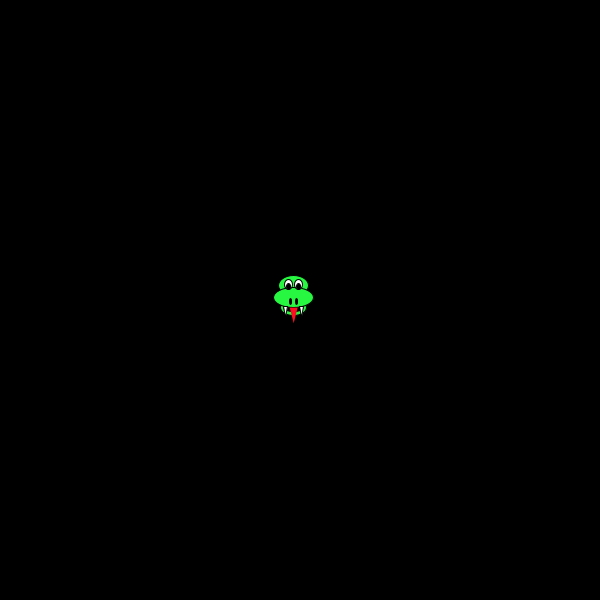
Frame 1 (no input)
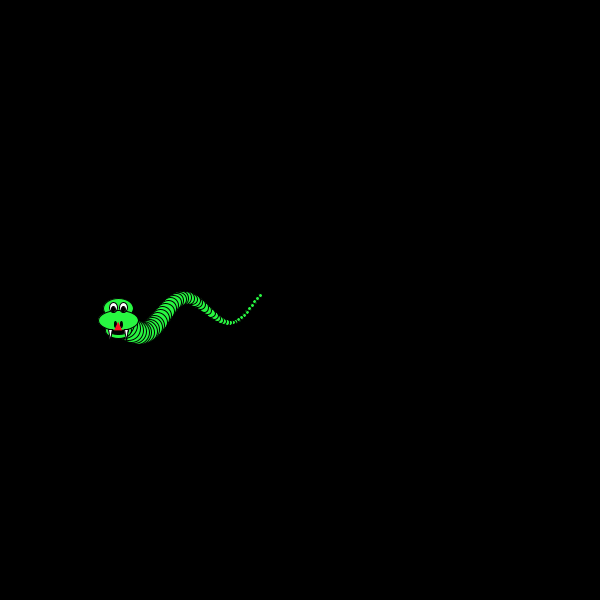
Frame 60 (the mouse pressed at the canvas centre just before this capture)
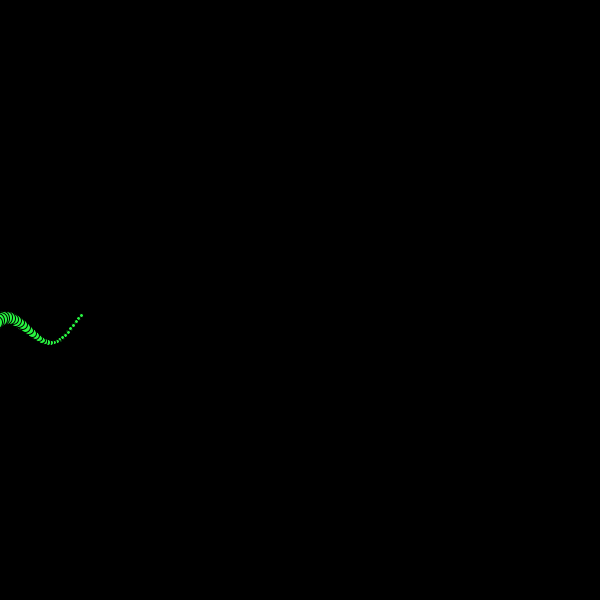
Frame 120 (the mouse held since frame 60 and released just before this capture)

The Processing sketch that drew these frames (run headless with seeded random() and noise(); from frame 60 on, the mouse is pressed at the canvas centre):

// Processing sketch: processing_171934
// ── processing_171934.pde

// wave physics from the 'Nature of Code' by Daniel Shiffman.
// Ch. 3 Oscillation

Snake Rupert;

void setup() {
  size(600, 600);
  Rupert = new Snake();
}

void draw() {
  background(0);
  Rupert.go();
  frameRate(10);
}

class Head {
  float period, amplitude, f;
  Head() {
    period  = 7;   
    amplitude = 20;
  }
  void display(float x, float y) {
    ellipseMode(RADIUS); 
    stroke(1);
    fill(#28F741);
    ellipse(x, y-12, 15, 10);                     
    ellipse(x, y+10, 13, 8);               
    fill(0);
    ellipse(x, y+10, 10, 4);             
    fill(#28F741);
    ellipse(x, y, 20, 10);                    
    fill(255);
    ellipse(x-5, y-13, 4, 5);
    ellipse(x+5, y-13, 4, 5);
    triangle(x-10, y+9, x-6, y+9, x-8, y+20);         
    triangle(x+6, y+9, x+10, y+9, x+8, y+20);
    fill(0); 
    ellipse(x-5, y-11, 2, 3);
    ellipse(x+5, y-11, 2, 3);
    ellipse(x-3, y+4, 1, 3); 
    ellipse(x+3, y+4, 1, 3);
    noStroke();
    fill(#FF0D21);
    f =  amplitude * sin(TWO_PI * frameCount/period);
    triangle(x-4, y+10, x+4, y+10, x, y+10+f);        
  }
}

class Segment {
  PVector accel, vel, pos, move, wavePos, waveVel;
  float period, amplitude, size;

  Segment(float x, float y, float rad) {
    accel = new PVector(0, 0);
    vel = new PVector(0, 0);
    pos = new PVector(x, y); // the location driven by accel/vel
    // set initial wavePos render values off monitor   
    wavePos = new PVector(-x, -y);  
    waveVel = new PVector();
    size = rad;
    period = 30;
    amplitude = 15;
    move = new PVector(random(-1, 1), random(-1, 1));
    move.normalize();
    move.mult(3);
    applyForce(move);
  }

  void applyForce(PVector f) {
    accel.add(f);
  }
  
// calculate a path for the wave.
// use separate velocity & location vectors for
// the wave component of each segment's movement
  void addWave() {
    waveVel.set(-vel.y, vel.x); // normal to vel
    waveVel.normalize();
    waveVel.mult(amplitude * sin(TWO_PI * frameCount / period));
    waveVel.add(vel);
    wavePos = PVector.add(waveVel, pos);
  }

  void update() {
    vel.add(accel);
    pos.add(vel);
    accel.mult(0);
  }

  void display() {
    stroke(0);
    fill(#28F741);
    ellipseMode(RADIUS);
    ellipse(wavePos.x, wavePos.y, size, size);
  }
}

class Snake {
  Head head;
  int len = 50;
  Segment[] segments = new Segment[len];
  float x, y, size;

  Snake() {
    // the snake body segments, stacked on top of each other
    x = width/2;
    y = height/2;
    size = 2;
    for (int i = 0; i < len; i++) {
      if (i > 10) { 
        size += 0.3;
      }
      segments[i] = new Segment(x, y, size);
    }
    head = new Head();
  }

  void go() {
    move();
    display();
    wrap();
  }

  void move () {
    // tell the lead segment which way to go and then superimpose the wave on it
    segments[len-1].update();
    segments[len-1].addWave();
    // move the render values along the snake body, to follow the lead segment
    for (int i = 1; i < len; i++) {
      segments[i-1].wavePos = segments[i].wavePos;
    }
  }

  void display() {
    // the body segments
    for (Segment s : segments) {
      s.display();
    }
    // place the head on top of the leading segment
    head.display(segments[len-1].wavePos.x, segments[len-1].wavePos.y);
  }

  // Rupert is a bit shy so he doesn't return immediately 
  void wrap() {
    if (segments[len-1].pos.x > width+40   ) {
      segments[len-1].pos.x = -40;
    }
    if (segments[len-1].pos.x < -40) {
      segments[len-1].pos.x = width+40;
    }
    if (segments[len-1].pos.y > height+40   ) {
      segments[len-1].pos.y = -40;
    }
    if (segments[len-1].pos.y < -40) {
      segments[len-1].pos.y = height+40;
    }
  }
}
